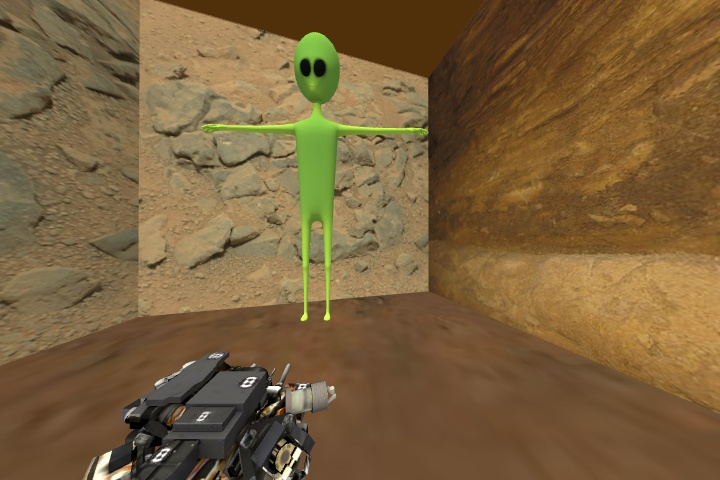
#> input picture train/images/alien_03.jpeg, 720 x 480 px, found by its file name; its folder holds 4 pictures in this run
$ python custom_preprocessing.py
#> lines starting #> are read from the running program, lines starting #| are printed output that depends on the picture
import cv2
import os

def convert_to_greyscale(input_dir, output_dir):
    if not os.path.exists(output_dir):
        os.makedirs(output_dir)

    for filename in os.listdir(input_dir):
        if filename.endswith(".jpeg") or filename.endswith(".png"):
            img_path = os.path.join(input_dir, filename)
            img = cv2.imread(img_path)
#> img is the input picture: shape (480, 720, 3); mean B, G, R 60.3, 97.1, 122.3
            grey_img = cv2.cvtColor(img, cv2.COLOR_BGR2GRAY)
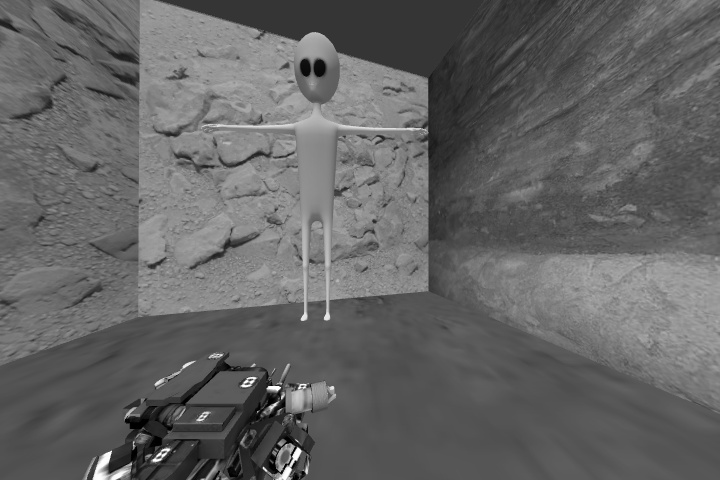
#> grey_img: shape (480, 720); min 0, max 255, mean 100.4
            cv2.imwrite(os.path.join(output_dir, filename), grey_img)
#> pass 2 of the loop in convert_to_greyscale, `for filename in os.listdir(input_dir):`:
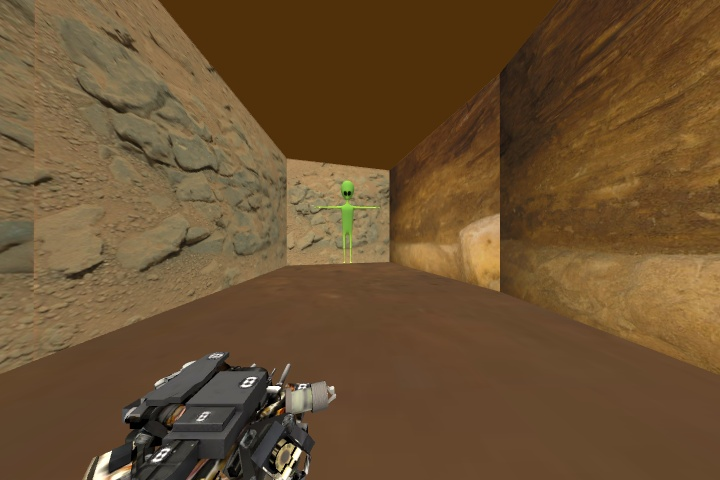
#> input picture train/images/alien_09.jpeg, 720 x 480 px, found by its file name
#> in convert_to_greyscale, img is the input picture: shape (480, 720, 3); mean B, G, R 49.2, 80.7, 106.8
#> in convert_to_greyscale, `grey_img = cv2.cvtColor(img, cv2.COLOR_BGR2GRAY)`:
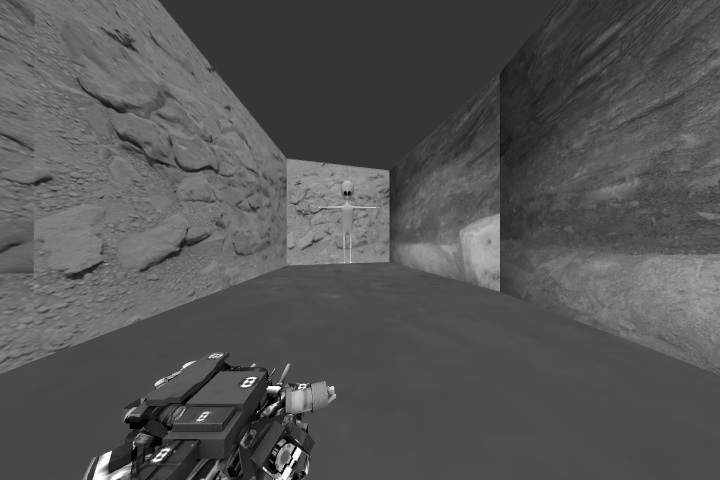
#> grey_img: shape (480, 720); min 0, max 255, mean 84.9
#> pass 2 of the loop in convert_to_greyscale, `for filename in os.listdir(input_dir):`:

# Convert training images
convert_to_greyscale('E:\\UTS\\Semester 2\\49274_Space_Robotics\\Assignment3\\yolov8\\train\\images', \
    'E:\\UTS\\Semester 2\\49274_Space_Robotics\\Assignment3\\yolov8\\images_greyscale\\train')

# Convert validation images
convert_to_greyscale('F:\\UTS\\Semester 2\\49274_Space_Robotics\\Assignment3\\yolov8\\val\\images', \
    'E:\\UTS\\Semester 2\\49274_Space_Robotics\\Assignment3\\yolov8\\images_greyscale\\val')
